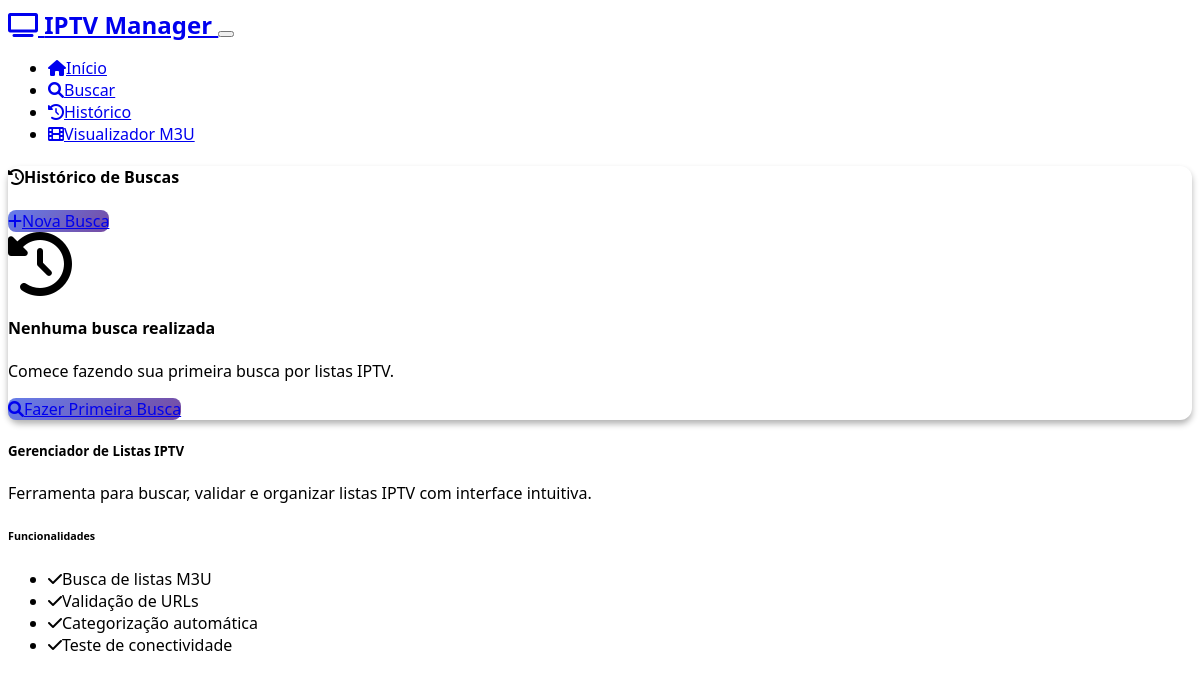
Before: /history with the older database file.
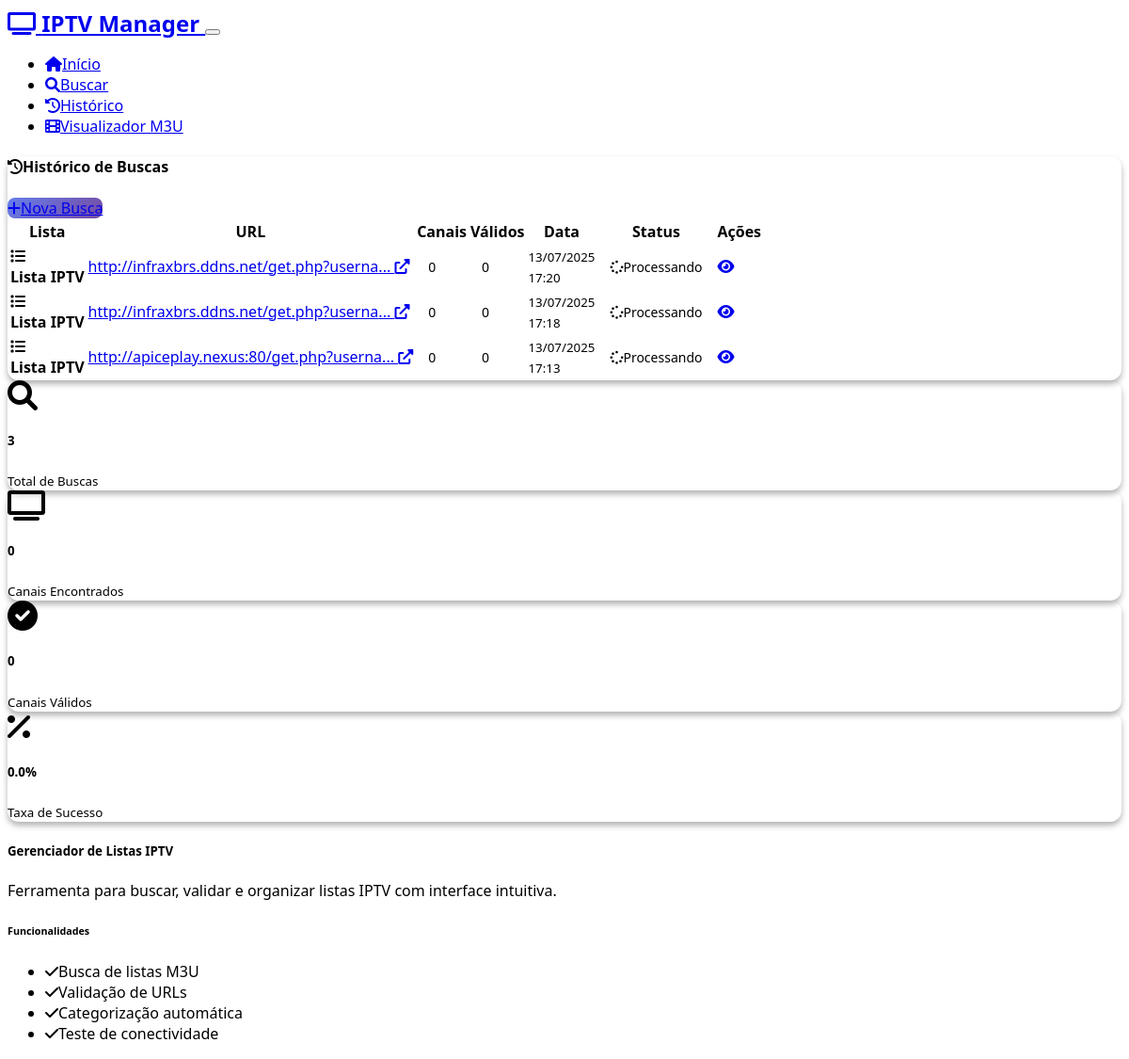
After: the same page with the newer database file.
### models.py (models this page shows)
class SearchHistory(db.Model):
    id: Mapped[int] = mapped_column(Integer, primary_key=True)
    url: Mapped[str] = mapped_column(String(500), nullable=False)
    title: Mapped[str] = mapped_column(String(200), nullable=True)
    channels_found: Mapped[int] = mapped_column(Integer, default=0)
    valid_channels: Mapped[int] = mapped_column(Integer, default=0)
    search_date: Mapped[datetime] = mapped_column(DateTime, default=datetime.utcnow)
    status: Mapped[str] = mapped_column(String(50), default='pending')

### routes.py (the view)
@app.route('/history')
def history():
    searches = SearchHistory.query.order_by(SearchHistory.search_date.desc()).all()
    return render_template('history.html', searches=searches)

### templates/history.html (shortened to what the changed rows need)
{% extends "base.html" %}
{% block content %}
<div class="row">
    <div class="col-12">
        <div class="card">
            <div class="card-body">
                {% if searches %}
                <div class="table-responsive">
                    <table class="table table-hover">
                        <thead>
                            <tr>
                                <th>Lista</th>
                                <th>URL</th>
                                <th>Canais</th>
                                <th>Válidos</th>
                                <th>Data</th>
                                <th>Status</th>
                                <th>Ações</th>
                            </tr>
                        </thead>
                        <tbody>
                            {% for search in searches %}
                            <tr>
                                <td>
                                    <div class="d-flex align-items-center">
                                        <i class="fas fa-list me-2"></i>
                                        <div>
                                            <strong>{{ search.title or 'Lista IPTV' }}</strong>
                                        </div>
                                    </div>
                                </td>
                                <td>
                                    <a href="{{ search.url }}" target="_blank" class="text-decoration-none">
                                        {{ search.url[:40] }}...
                                        <i class="fas fa-external-link-alt ms-1"></i>
                                    </a>
                                </td>
                                <td>
                                    <span class="badge bg-info">{{ search.channels_found }}</span>
                                </td>
                                <td>
                                    <span class="badge bg-success">{{ search.valid_channels }}</span>
                                </td>
                                <td>
                                    <small>{{ search.search_date.strftime('%d/%m/%Y') }}</small>
                                    <br>
                                    <small class="text-muted">{{ search.search_date.strftime('%H:%M') }}</small>
                                </td>
                                <td>
                                    {% if search.status == 'completed' %}
                                        <span class="badge bg-success">
                                            <i class="fas fa-check me-1"></i>Concluído
                                        </span>
                                    {% elif search.status == 'processing' %}
                                        <span class="badge bg-warning">
                                            <i class="fas fa-spinner fa-spin me-1"></i>Processando
                                        </span>
                                    {% else %}
                                        <span class="badge bg-danger">
                                            <i class="fas fa-times me-1"></i>Erro
                                        </span>
                                    {% endif %}
                                </td>
                                <td>
                                    <div class="btn-group" role="group">
                                        <a href="{{ url_for('validate', search_id=search.id) }}" class="btn btn-sm btn-outline-primary" title="Visualizar">
                                            <i class="fas fa-eye"></i>
                                        </a>
                                    </div>
                                </td>
                            </tr>
                            {% endfor %}
                        </tbody>
                    </table>
                </div>
                {% else %}
                <div class="text-center py-5">
                    <i class="fas fa-history fa-4x text-muted mb-3"></i>
                    <h4>Nenhuma busca realizada</h4>
                    <p class="text-muted">Comece fazendo sua primeira busca por listas IPTV.</p>
                    <a href="{{ url_for('search') }}" class="btn btn-primary">
                        <i class="fas fa-search me-2"></i>Fazer Primeira Busca
                    </a>
                </div>
                {% endif %}
            </div>
        </div>
        {% if searches %}
        <div class="row mt-4">
            <div class="col-md-3">
                <div class="card">
                    <div class="card-body text-center">
                        <i class="fas fa-search fa-2x text-primary mb-2"></i>
                        <h5>{{ searches|length }}</h5>
                        <small class="text-muted">Total de Buscas</small>
                    </div>
                </div>
            </div>
            <div class="col-md-3">
                <div class="card">
                    <div class="card-body text-center">
                        <i class="fas fa-tv fa-2x text-info mb-2"></i>
                        <h5>{{ searches|sum(attribute='channels_found') }}</h5>
                        <small class="text-muted">Canais Encontrados</small>
                    </div>
                </div>
            </div>
            <div class="col-md-3">
                <div class="card">
                    <div class="card-body text-center">
                        <i class="fas fa-check-circle fa-2x text-success mb-2"></i>
                        <h5>{{ searches|sum(attribute='valid_channels') }}</h5>
                        <small class="text-muted">Canais Válidos</small>
                    </div>
                </div>
            </div>
            <div class="col-md-3">
                <div class="card">
                    <div class="card-body text-center">
                        <i class="fas fa-percentage fa-2x text-warning mb-2"></i>
                        <h5>
                            {% set total_found = searches|sum(attribute='channels_found') %}
                            {% set total_valid = searches|sum(attribute='valid_channels') %}
                            {{ "%.1f"|format((total_valid / total_found * 100) if total_found > 0 else 0) }}%
                        </h5>
                        <small class="text-muted">Taxa de Sucesso</small>
                    </div>
                </div>
            </div>
        </div>
        {% endif %}
    </div>
</div>
{% endblock %}

Changed rows visible on the page:
added SearchHistory: title "Lista IPTV", url "http://infraxbrs.ddns.net/get.php?userna", channels_found "0", valid_channels "0", search_date "13/07/2025", search_date "17:20", status "processing" (drawn)
added SearchHistory: title "Lista IPTV", url "http://infraxbrs.ddns.net/get.php?userna", channels_found "0", valid_channels "0", search_date "13/07/2025", search_date "17:18", status "processing" (drawn)
added SearchHistory: title "Lista IPTV", url "http://apiceplay.nexus:80/get.php?userna", channels_found "0", valid_channels "0", search_date "13/07/2025", search_date "17:13", status "processing" (drawn)
Other visible differences:
{{ searches|length }}: (not shown) → "3"
{{ searches|sum(attribute='channels_found') }}: (not shown) → "0"
{{ searches|sum(attribute='valid_channels') }}: (not shown) → "0"
text no longer shown: "Nenhuma busca realizada Comece fazendo sua primeira busca por listas IPTV. Fazer Primeira Busca"
text now shown: "Lista URL Canais Válidos Data Status Ações Total de Buscas Canais Encontrados Canais Válidos 0.0 % Taxa de Sucesso"
